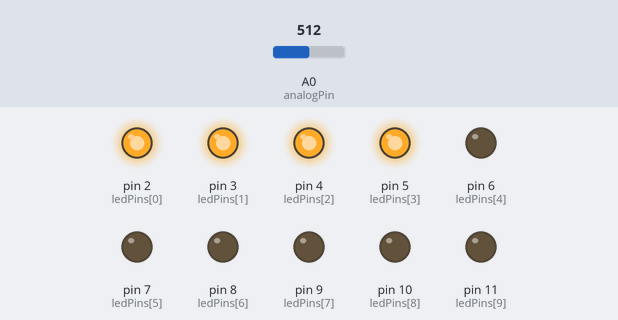
A sketch run on a simulated Arduino Uno, built with avr-gcc and run on an emulated ATmega328P. On the bench: output pins drawn as LEDs (lit = HIGH). The inputs (shaded band) are chosen by the test bench; at power-on: A0 (analogPin) = 512.

Above: at 1.2 s.
1.3 s: A0 (analogPin) set to 534
At 1.9 s:
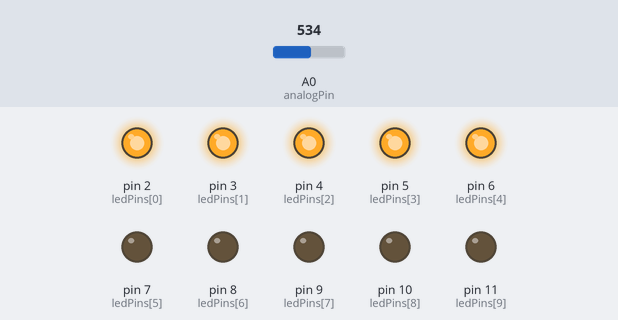
2.8 s: A0 (analogPin) set to 589
4.3 s: A0 (analogPin) set to 613
At 5.4 s:
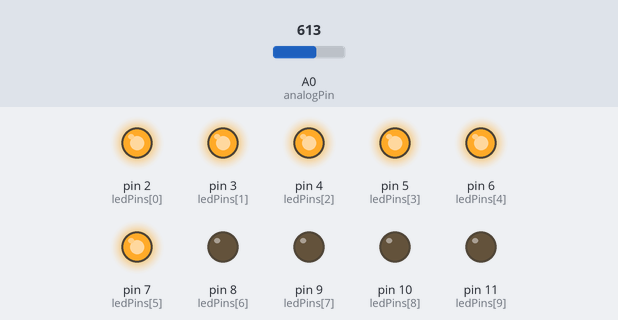
5.8 s: A0 (analogPin) set to 671
7.3 s: A0 (analogPin) set to 702
At 7.7 s:
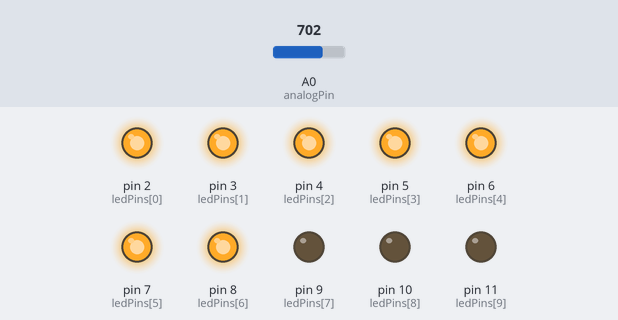
8.8 s: A0 (analogPin) set to 511
At 10.0 s:
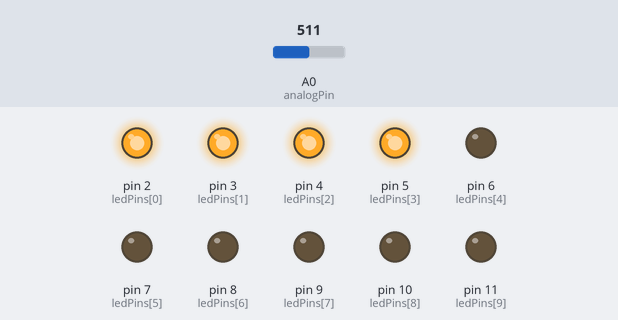
Timing chart, 0 to 11.3 s (numbered marks = the images above; inputs shaded):
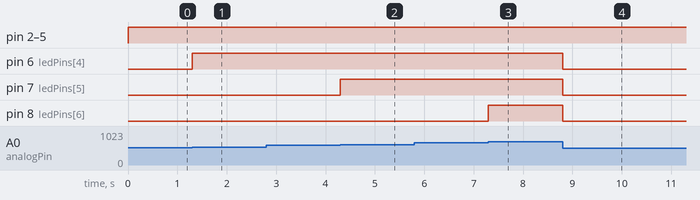

Measured:
- the behaviour switches between 519 and 520 on A0 (analogPin) (found by bisection; images 0 and 1)
- the behaviour switches between 603 and 604 on A0 (analogPin) (found by bisection; images 1 and 2)
- the behaviour switches between 687 and 688 on A0 (analogPin) (found by bisection; images 2 and 3)
- after the input at 1.3 s, pin 6 (ledPins[4]): LOW → HIGH at once
- after the input at 2.8 s, every drawn part: stays the same
- after the input at 4.3 s, pin 7 (ledPins[5]): LOW → HIGH at once
- after the input at 5.8 s, every drawn part: stays the same
- after the input at 7.3 s, pin 8 (ledPins[6]): LOW → HIGH at once
- after the input at 8.8 s, pin 6 (ledPins[4]), pin 7 (ledPins[5]), pin 8 (ledPins[6]): HIGH → LOW at once

The sketch:

sketch_oct12a.ino
```cpp
//110419044楊琬婷 110413013黃筱涵
const int analogPin = A0;   // the pin that the potentiometer is attached to
const int ledCount = 10;    // the number of LEDs in the bar graph
int ledPins[] = {
  2, 3, 4, 5, 6, 7, 8, 9, 10, 11
};   // an array of pin numbers to which LEDs are attached
void setup() {
  // loop over the pin array and set them all to output:
  for (int thisLed = 0; thisLed < ledCount; thisLed++) {
    pinMode(ledPins[thisLed], OUTPUT);
  }
}

void loop() {
  // read the potentiometer:
  int sensorReading = analogRead(analogPin);
  // map the result to a range from 0 to the number of LEDs:
  int ledLevel = map(sensorReading, 100, 940, 0, ledCount);

  if (sensorReading >= 940){
    sensorReading = 940;
  }
  else{if(sensorReading <= 100){
    sensorReading = 100;
  }
  }// loop over the LED array:
  for (int thisLed = 0; thisLed < ledCount; thisLed++) {
    // if the array element's index is less than ledLevel,
    // turn the pin for this element on:
    if (thisLed < ledLevel) {
      digitalWrite(ledPins[thisLed], HIGH);
    }
    // turn off all pins higher than the ledLevel:
    else {
      digitalWrite(ledPins[thisLed], LOW);
    }
  }
}
```
